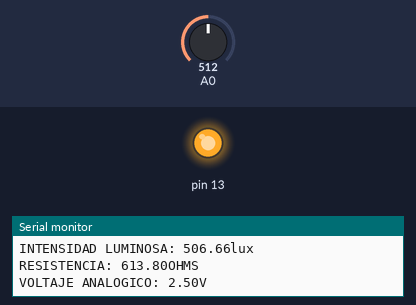
Recording of a sketch running on a simulated Arduino Uno, built with avr-gcc and run on an emulated ATmega328P. On the bench: output pins drawn as LEDs (lit = HIGH), the last lines printed to the serial monitor. Inputs (shaded band) come from the test bench; at power-on: A0 = 512.

Above: at 2.8 s.
2.9 s: A0 set to 397
7.1 s: A0 set to 378
8.6 s: A0 set to 771
10.4 s: A0 set to 796
At 12.4 s:
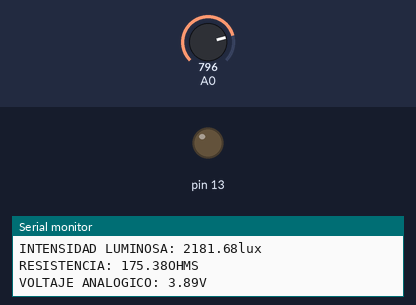
12.7 s: A0 set to 716
At 14.7 s:
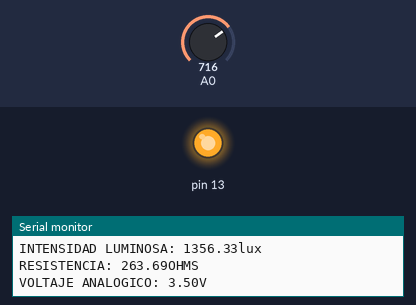
Timing chart, 0 to 15.8 s (numbered marks = the images above; inputs shaded):
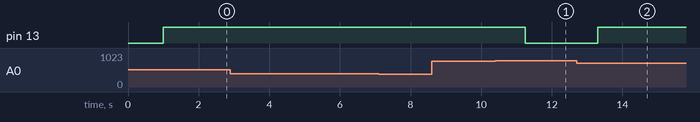

Measured:
- the behaviour switches between 782 and 783 on A0 (found by bisection; images 0 and 1)
- after the input at 10.4 s, pin 13: HIGH → LOW after 0.85 s
- after the input at 12.7 s, pin 13: LOW → HIGH after 0.60 s

The sketch:

LDR.ino
```cpp
void setup() {
pinMode (A0,INPUT);
pinMode (13,OUTPUT);
Serial.begin(9600);
}

float V=0;
float R=0;
float il=0;
float Van=0;

void loop() {
 delay (1000);
 V=analogRead(A0);
 Van=V*5/1023;
 R=615*((5/Van)-1);
 il=pow((R/128432), -1.1655);

 if(il<2000){
  digitalWrite(13,HIGH);
 }
 else{
  digitalWrite(13,LOW);
 }
 Serial.print("\n");
  Serial.print("INTENSIDAD LUMINOSA: ");
   Serial.print(il);
   Serial.print("lux");
   Serial.println("\n");
  Serial.print("RESISTENCIA: ");
   Serial.print(R);
   Serial.print("OHMS");
   Serial.println("\n");
  Serial.print("VOLTAJE ANALOGICO: ");
   Serial.print(Van);
   Serial.print("V");
   Serial.println();
    Serial.println();
}
```
